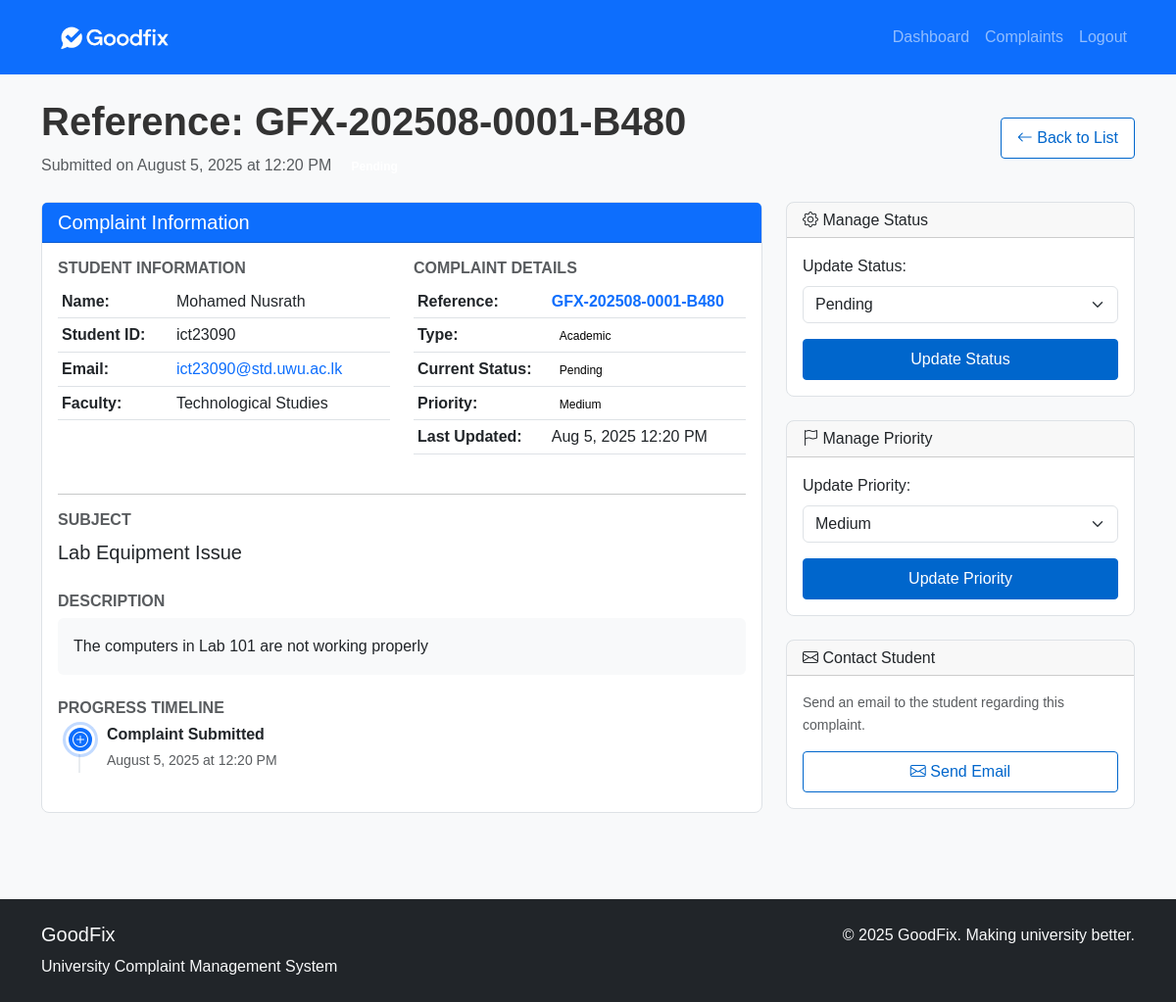
Page /admin/complaint_detail.php?id=1 (signed in) on the earlier database version.
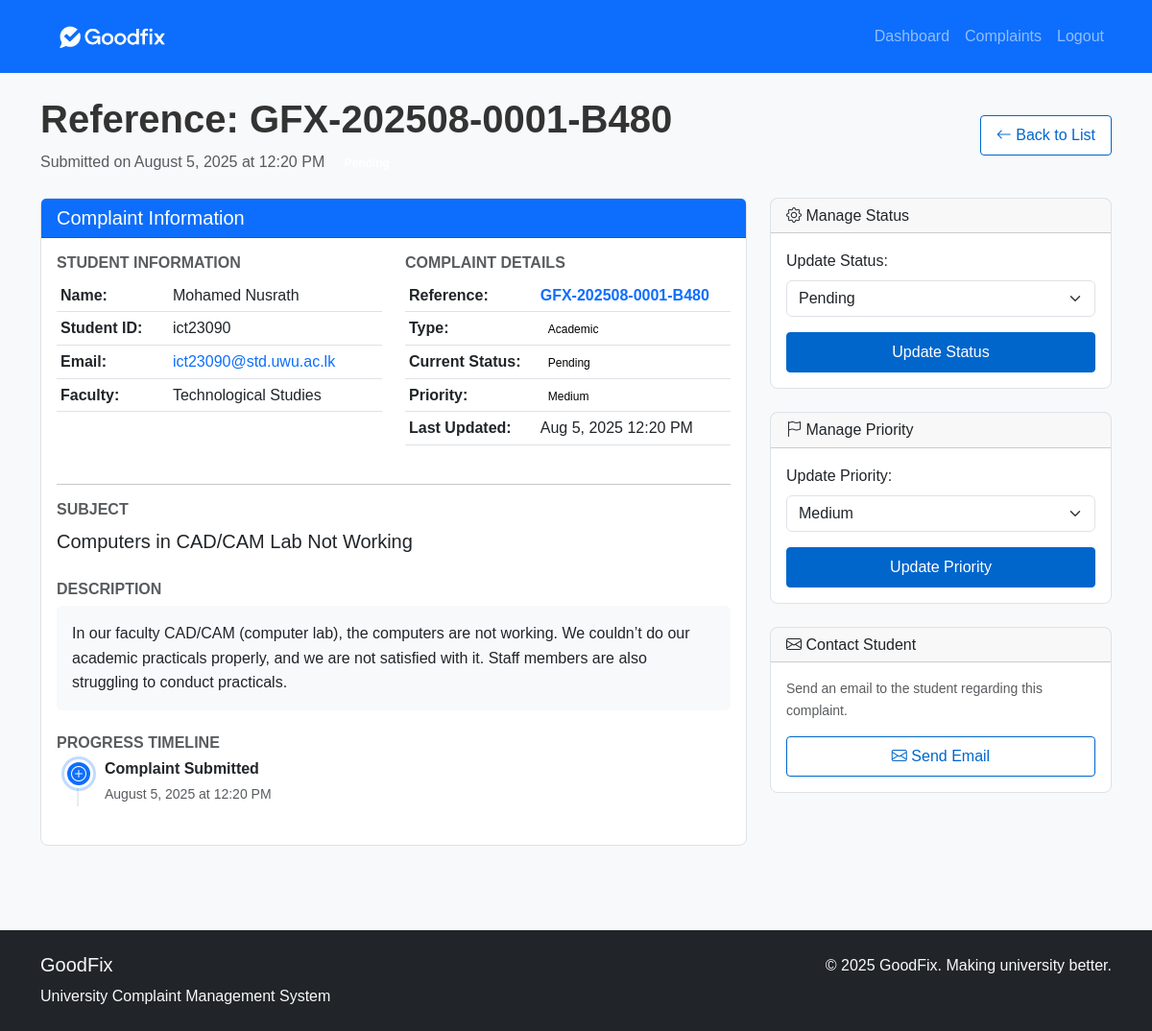
Same page on the later database version.
### tables this page shows
CREATE TABLE complaints (
    id INT PRIMARY KEY AUTO_INCREMENT,
    student_name VARCHAR(100) NOT NULL,
    student_id VARCHAR(20) NOT NULL,
    email VARCHAR(100) NOT NULL,
    faculty VARCHAR(50) NOT NULL,
    complaint_type VARCHAR(50) NOT NULL,
    subject VARCHAR(200) NOT NULL,
    description TEXT NOT NULL,
    status ENUM('pending', 'in_progress', 'resolved', 'closed') DEFAULT 'pending',
    priority ENUM('low', 'medium', 'high', 'urgent') DEFAULT 'medium',
    submitted_at TIMESTAMP DEFAULT CURRENT_TIMESTAMP,
    updated_at TIMESTAMP DEFAULT CURRENT_TIMESTAMP ON UPDATE CURRENT_TIMESTAMP
);

### admin/complaint_detail.php (the view, shortened to what the changed rows need)
<?php
include '../includes/header.php';
include '../includes/db.php';
$complaint_id = isset($_GET['id']) ? (int)$_GET['id'] : 0;
$stmt = $pdo->prepare("SELECT * FROM complaints WHERE id = ?");
$stmt->execute([$complaint_id]);
$complaint = $stmt->fetch();
?>
<main>
    <div class="container py-4">
        <div class="d-flex justify-content-between align-items-center mb-4">
            <div>
                <?php
                $year_month = date('Ym', strtotime($complaint['submitted_at']));
                $complaint_id_padded = str_pad($complaint['id'], 4, '0', STR_PAD_LEFT);
                $hash = strtoupper(substr(md5($complaint['id'] . $complaint['submitted_at'] . 'GoodFix2025'), 0, 4));
                $reference_no = 'GFX-' . $year_month . '-' . $complaint_id_padded . '-' . $hash;
                ?>
                <h1 class="fw-bold">
                    Reference: <?php echo $reference_no; ?>
                </h1>
                <p class="text-muted mb-0">
                    Submitted on <?php echo date('F j, Y \a\t g:i A', strtotime($complaint['submitted_at'])); ?>
                    <span class="badge status-<?php echo $complaint['status']; ?> ms-2">
                    </span>
                </p>
            </div>
        </div>
        <div class="row g-4">
            <div class="col-lg-8">
                <div class="card">
                    <div class="card-body">
                        <div class="row mb-4">
                            <div class="col-md-6">
                                <table class="table table-sm table-borderless">
                                    <tr>
                                        <td class="fw-bold">Name:</td>
                                        <td><?php echo htmlspecialchars($complaint['student_name']); ?></td>
                                    </tr>
                                    <tr>
                                        <td class="fw-bold">Student ID:</td>
                                        <td><?php echo htmlspecialchars($complaint['student_id']); ?></td>
                                    </tr>
                                    <tr>
                                        <td>
                                            <a href="mailto:<?php echo htmlspecialchars($complaint['email']); ?>" class="text-decoration-none">
                                                <?php echo htmlspecialchars($complaint['email']); ?>
                                            </a>
                                        </td>
                                    </tr>
                                    <tr>
                                        <td class="fw-bold">Faculty:</td>
                                        <td><?php echo htmlspecialchars($complaint['faculty'] ?: 'Not specified'); ?></td>
                                    </tr>
                                </table>
                            </div>
                            <div class="col-md-6">
                                <table class="table table-sm table-borderless">
                                    <tr>
                                        <td>
                                            <span class="text-primary fw-bold"><?php echo $reference_no; ?></span>
                                        </td>
                                    </tr>
                                    <tr>
                                        <td>
                                            <span class="type">
                                                <?php echo htmlspecialchars($complaint['complaint_type']); ?>
                                            </span>
                                        </td>
                                    </tr>
                                    <tr>
                                        <td>
                                            <span class="status">
                                                <?php echo ucfirst(str_replace('_', ' ', $complaint['status'])); ?>
                                            </span>
                                        </td>
                                    </tr>
                                    <tr>
                                        <td>
                                            <span class="priority">
                                                <?php echo ucfirst($complaint['priority']); ?>
                                            </span>
                                        </td>
                                    </tr>
                                    <tr>
                                        <td class="fw-bold">Last Updated:</td>
                                        <td><?php echo date('M j, Y g:i A', strtotime($complaint['updated_at'])); ?></td>
                                    </tr>
                                </table>
                            </div>
                        </div>
                        <div class="mb-4">
                            <h6 class="fw-bold text-muted">SUBJECT</h6>
                            <p class="fs-5"><?php echo htmlspecialchars($complaint['subject']); ?></p>
                        </div>
                        <div class="mb-4">
                            <div class="bg-light p-3 rounded">
                                <p class="mb-0"><?php echo nl2br(htmlspecialchars($complaint['description'])); ?></p>
                            </div>
                        </div>
                        <div class="mb-4">
                            <div class="timeline">
                                <div class="timeline-item active">
                                    <div class="timeline-content">
                                        <h6 class="mb-1">Complaint Submitted</h6>
                                        <small class="text-muted">
                                            <?php echo date('F j, Y \a\t g:i A', strtotime($complaint['submitted_at'])); ?>
                                        </small>
                                    </div>
                                </div>
                            </div>
                        </div>
                    </div>
                </div>
            </div>
            <div class="col-lg-4">
                <div class="card mb-4">
                    <div class="card-body">
                        <form method="POST">
                            <div class="mb-3">
                                <label for="status" class="form-label">Update Status:</label>
                                <select class="form-select" id="status" name="status">
                                    <option value="pending" <?php echo $complaint['status'] == 'pending' ? 'selected' : ''; ?>>Pending</option>
                                </select>
                            </div>
                        </form>
                    </div>
                </div>
                <div class="card mb-4">
                    <div class="card-body">
                        <form method="POST">
                            <div class="mb-3">
                                <label for="priority" class="form-label">Update Priority:</label>
                                <select class="form-select" id="priority" name="priority">
                                    <option value="medium" <?php echo $complaint['priority'] == 'medium' ? 'selected' : ''; ?>>Medium</option>
                                </select>
                            </div>
                        </form>
                    </div>
                </div>
            </div>
        </div>
    </div>
</main>
<?php include '../includes/footer.php'; ?>

Differences in the rows shown:
changed complaints "GFX-202508-0001-B480": subject "Lab Equipment Issue" → "Computers in CAD/CAM Lab Not Working"; description "The computers in Lab 101 are not working properly" → "In our faculty CAD/CAM (computer lab), the computers are not working. We couldn’t do our academic practicals properly, and we are not satisfied with it. Staff members are also struggling to conduct practicals."
